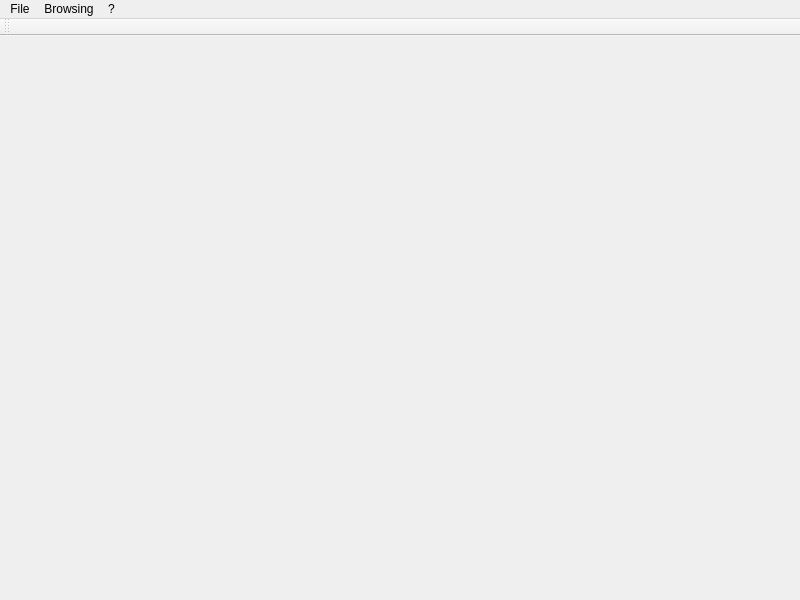
<?xml version="1.0" encoding="UTF-8"?>
<ui version="4.0">
 <class>MainWindow</class>
 <widget class="QMainWindow" name="MainWindow">
  <property name="geometry">
   <rect>
    <x>0</x>
    <y>0</y>
    <width>800</width>
    <height>600</height>
   </rect>
  </property>
  <property name="windowTitle">
   <string>Navigo by Clément Devevey</string>
  </property>
  <widget class="QWidget" name="centralwidget"/>
  <widget class="QMenuBar" name="menubar">
   <property name="geometry">
    <rect>
     <x>0</x>
     <y>0</y>
     <width>800</width>
     <height>20</height>
    </rect>
   </property>
   <widget class="QMenu" name="menuClement">
    <property name="title">
     <string>File</string>
    </property>
    <addaction name="actionNew_tab"/>
    <addaction name="actionClose_tab"/>
    <addaction name="actionQuit"/>
   </widget>
   <widget class="QMenu" name="menuNavigation">
    <property name="title">
     <string>Browsing</string>
    </property>
    <addaction name="actionPrevious_page"/>
    <addaction name="actionNext_page"/>
    <addaction name="actionRefresh"/>
    <addaction name="actionStop_loading"/>
    <addaction name="actionHome"/>
   </widget>
   <widget class="QMenu" name="about">
    <property name="title">
     <string>?</string>
    </property>
    <addaction name="actionAbout"/>
    <addaction name="actionAbout_QT"/>
   </widget>
   <addaction name="menuClement"/>
   <addaction name="menuNavigation"/>
   <addaction name="about"/>
  </widget>
  <widget class="QToolBar" name="toolBar">
   <property name="windowTitle">
    <string>toolBar</string>
   </property>
   <attribute name="toolBarArea">
    <enum>TopToolBarArea</enum>
   </attribute>
   <attribute name="toolBarBreak">
    <bool>false</bool>
   </attribute>
  </widget>
  <action name="actionPrevious_page">
   <property name="text">
    <string>Previous page</string>
   </property>
   <property name="shortcut">
    <string>Ctrl+Left</string>
   </property>
  </action>
  <action name="actionNext_page">
   <property name="text">
    <string>Next page</string>
   </property>
  </action>
  <action name="actionRefresh">
   <property name="text">
    <string>Refresh</string>
   </property>
   <property name="shortcut">
    <string>F5</string>
   </property>
  </action>
  <action name="actionStop_loading">
   <property name="text">
    <string>Stop loading</string>
   </property>
   <property name="shortcut">
    <string>F4</string>
   </property>
  </action>
  <action name="actionNew_tab">
   <property name="text">
    <string>New tab</string>
   </property>
  </action>
  <action name="actionClose_tab">
   <property name="text">
    <string>Close tab</string>
   </property>
  </action>
  <action name="actionQuit">
   <property name="text">
    <string>Quit</string>
   </property>
   <property name="shortcut">
    <string>Ctrl+Q</string>
   </property>
  </action>
  <action name="actionAbout">
   <property name="text">
    <string>About</string>
   </property>
  </action>
  <action name="actionAbout_QT">
   <property name="text">
    <string>About QT</string>
   </property>
  </action>
  <action name="actionHome">
   <property name="text">
    <string>Home</string>
   </property>
  </action>
 </widget>
 <resources/>
 <connections/>
</ui>
